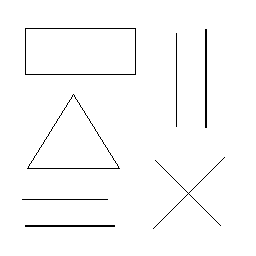
#> input picture img/shrinking.bmp, 256 x 256 px, found by its file name
$ jupyter execute ch07_1.ipynb
#> lines starting #> are read from the running program, lines starting #| are printed output that depends on the picture; after the words box and inside, x2 and y2 are one past the last pixel; in counts of white or black regions, pixels touching at a corner belong together
[cell 1]
from google.colab import drive
import cv2
from google.colab.patches import cv2_imshow
import numpy as np
import matplotlib.pyplot as plt

[cell 2]
drive.mount('/content/gdrive')

[cell 3]
img = cv2.imread('/content/gdrive/My Drive/opencv colab/img/shrinking.bmp')
#> img is the input picture: shape (256, 256, 3); 98.1% white; black in thin lines or dots, all inside (x1, y1, x2, y2) = (22, 28, 225, 229)
RGB_img = cv2.cvtColor(img, cv2.COLOR_BGR2RGB) # BGR 이미지를 RGB 이미지로 변환

gImg= cv2.cvtColor(RGB_img, cv2.COLOR_RGB2GRAY)
print(gImg.shape)
#| (256, 256)
plt.imshow(gImg,cmap='gray')

[cell 4]
#outImg = cv2.resize(gImg, None, fx = 0.5, fy = 0.5, interpolation=cv2.INTER_NEAREST)
#outImg = cv2.resize(gImg, None, fx = 0.3, fy = 0.3, interpolation=cv2.INTER_LINEAR)
outImg = cv2.resize(gImg, None, fx = 0.3, fy = 0.3, interpolation=cv2.INTER_CUBIC)
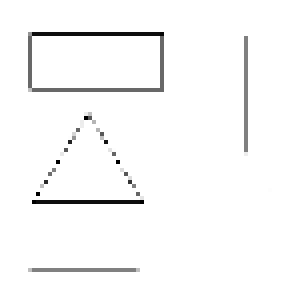
#> outImg: shape (77, 77) (shown 4 times larger); min 0, max 255, mean 249.1

cv2_imshow(outImg)

[cell 5]
blurImg = cv2.GaussianBlur(gImg, (3,3), 1)
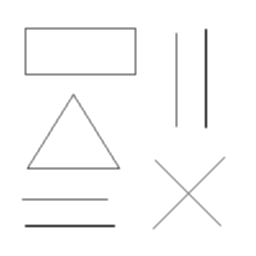
#> blurImg: shape (256, 256); min 70, max 255, mean 250.1
#outImg = cv2.resize(blurImg, None, fx = 0.5, fy = 0.5, interpolation=cv2.INTER_NEAREST)
#outImg = cv2.resize(gImg, None, fx = 0.3, fy = 0.3, interpolation=cv2.INTER_LINEAR)
outImg = cv2.resize(gImg, None, fx = 0.3, fy = 0.3, interpolation=cv2.INTER_CUBIC)

cv2_imshow(outImg)
